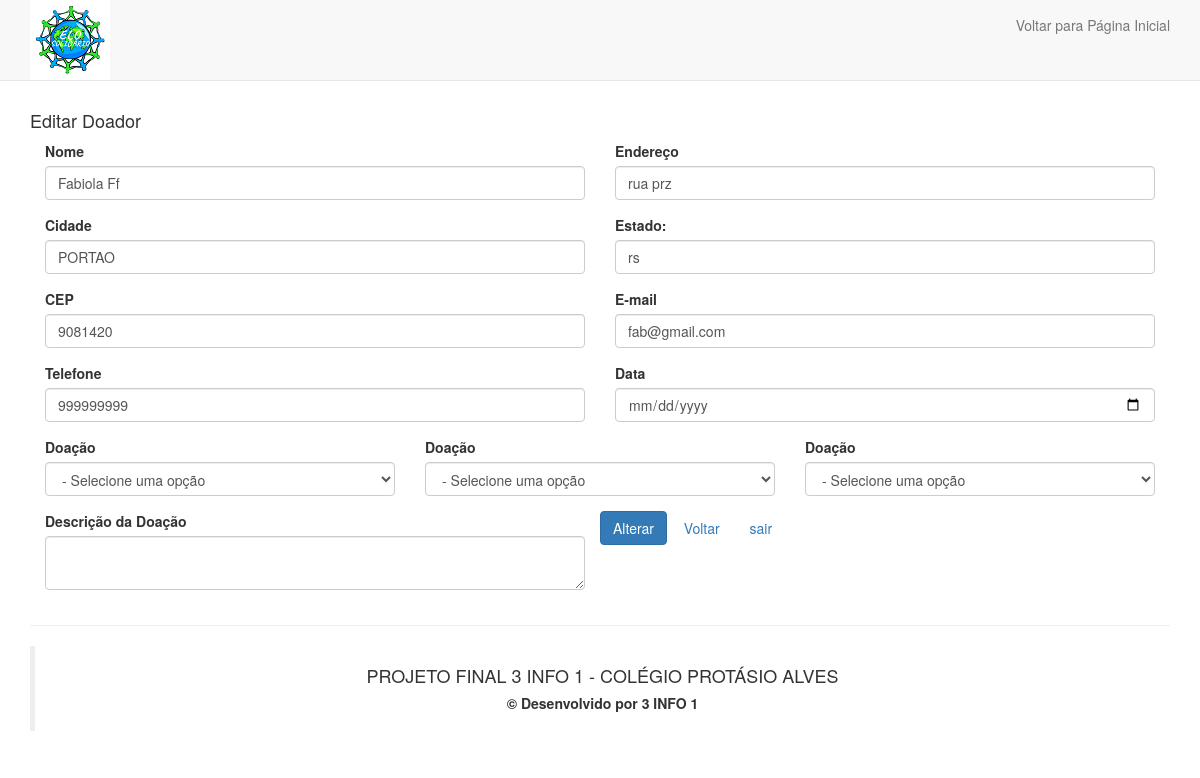
Screenshot of /Projeto/editarDoador.php?idDoador=24 with the database file from the repository.
### tables this page shows
CREATE TABLE `doador` (
  `idDoador` int(3) NOT NULL,
  `nome` varchar(70) NOT NULL,
  `endereco` varchar(50) NOT NULL,
  `cidade` varchar(30) NOT NULL,
  `estado` char(2) NOT NULL,
  `cep` int(8) NOT NULL,
  `email` varchar(50) NOT NULL,
  `telefone` varchar(12) NOT NULL,
  `doacao1` varchar(50) NOT NULL,
  `doacao2` varchar(50) NOT NULL,
  `doacao3` varchar(50) NOT NULL,
  `descricao` varchar(500) NOT NULL,
  `dta_doacao` date NOT NULL
);

### Projeto/editarDoador.php (the view, shortened to what this page needs)
<?php
    require 'config.php';
    $info = [];
    $idDoador = filter_input(INPUT_GET,'idDoador');
    if($idDoador){
        $sql = "SELECT * FROM doador WHERE idDoador = :idDoador";
        $sql = $pdo->prepare($sql);
        $sql->bindvalue('idDoador', $idDoador);
        $sql->execute();
        if($sql->rowCount() > 0){
            $info = $sql->fetch(PDO::FETCH_ASSOC);
        }else{
            header("Location: index.php");
            exit;
        }
    }
?>
<!DOCTYPE HTML>
<html lang="pt-br">
	<head>
		<link rel="stylesheet" href="https://maxcdn.bootstrapcdn.com/bootstrap/3.3.6/css/bootstrap.min.css">
	</head>
	<body>
	    <nav class="navbar navbar-default navbar-static-top">
	      <div class="container">
	        <div class="navbar-header">
	          <img src="imagens/Elo_solidario.png" />
	        </div>
	        <div id="navbar" class="navbar-collapse collapse">
	          <ul class="nav navbar-nav navbar-right">
	            <li><a href="index.php">Voltar para Página Inicial</a></li>
	          </ul>
	        </div>
	      </div>
	    </nav>
	    <div class="container">
<form method="POST" action="editar_actionDoador.php">
			<h4>Editar Doador</h4>
			<div class="form-row">
            <div class="form-group col-md-6">
                <label>Nome</label>
                <input type="text" class="form-control" name="nome" value="<?=$info['nome'];?>"/>
            </div>
            <div class="form-group col-md-6">
                <label>Endereço</label>
			    <input type="text" class="form-control" name="endereco" value="<?=$info['endereco'];?>"/>
            </div>
        </div>
        <div class="form-row">
            <div class="form-group col-md-6">
                <label>Cidade</label>
                <input type="text" class="form-control" name="cidade" value="<?=$info['cidade'];?>"/>
            </div>
            <div class="form-group col-md-6">
                <label>Estado:</label>
                <input type="text" class="form-control" name="estado" value="<?=$info['estado'];?>"/>
            </div>
        </div>
        <div class="form-row">
            <div class="form-group col-md-6">
                <label>CEP</label>
                <input type="text" class="form-control" name="cep" value="<?=$info['cep'];?>"/>
            </div>
        <div class="form-row">
            <div class="form-group col-md-6">
                <label>E-mail </label>
                <input type="email" class="form-control" name="email" value="<?=$info['email'];?>"/>
                </div>
            <div class="form-group col-md-6">
                <label>Telefone</label>
                <input type="text" class="form-control" name="telefone" value="<?=$info['telefone'];?>"/>
            </div>
            <div class="form-group col-md-6">
                        <label for="dta_doacao">Data&nbsp;</label>
                        <input type="date" name="dta_doacao" class="form-control"  value="<?=$info['dta_doacao'];?>" />
                    </div>
                    <div class="form-group col-md-4">
                        <label>Doação</label>
                     <select id="doacao1" class="form-control" type="text" name="doacao1" value="<?=$info['doacao1'];?>" >
                            <option> - Selecione uma opção</option>
                        </select>
                    </div>
                    <div class="form-group col-md-4">
                        <label>Doação</label>
                        <select id="doacao2" class="form-control" type="text" name="doacao2" value="<?=$info['doacao2'];?>" >
                            <option> - Selecione uma opção</option>
                        </select>
                    </div>
                    <div class="form-group col-md-4">
                        <label>Doação</label>
                        <select id="doacao3" class="form-control"  type="text" name="doacao3" value="<?=$info['doacao3'];?>"  >
                            <option> - Selecione uma opção</option>
                        </select>
                    </div>
                    <div class="form-group col-md-6">
                    <label>Descrição da Doação</label>
                        <textarea class="form-control" name="descricao" value="<?=$info['descricao'];?>"></textarea>
                    </div>
                </div><br><br>
        </div>
			<br>
            <a onclick="return confirm('Registro alterado com sucesso!')"><input type="submit" value="Alterar" class="btn btn-primary"/></a>
            <a href="painelDoador.php"class="btn btn-outline-success" > Voltar </a>
			<a href="sair.php" class="btn btn-outline-danger "> sair </a>
</form>
</div>
		<div class="container">
	    	<hr>
	    	<footer>
	    		<blockquote class="blockquote text-center">
				<h4>PROJETO FINAL 3 INFO 1 - COLÉGIO PROTÁSIO ALVES</h4>
  			<h5><strong>&copy; Desenvolvido por 3 INFO 1<br></strong></h5>
				</blockquote>
	    	</footer>
	    </div>
	</body>
</html>

### rows the page displays
doador: nome "Fabiola Ff", endereco "rua prz", cidade "PORTAO", estado "rs", cep "9081420", email "fab@gmail.com", telefone "999999999", doacao1 "- Selecione uma opção", doacao2 "- Selecione uma opção", doacao3 "- Selecione uma opção"
